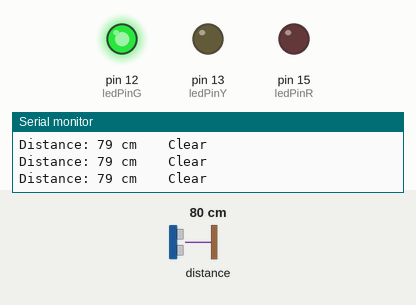
This sketch was run on a simulated Arduino Uno, built with avr-gcc and run on an emulated ATmega328P. Shown: output pins drawn as LEDs (lit = HIGH), the last lines printed to the serial monitor. Wiring (inferred from the names in the program): ultrasonic range finder: trigger pin 2; echo pin 0. Dashed ring = blinking. The test bench sets the inputs (shaded band); at power-on: distance to the obstacle 80 cm. The echo pulse lasts 58.3 µs per cm; pins used as bus, display or sensor lines are not drawn.

Above: at 1.2 s.
1.3 s: distance to the obstacle set to 24 cm
2.8 s: distance to the obstacle set to 20 cm
At 4.1 s:
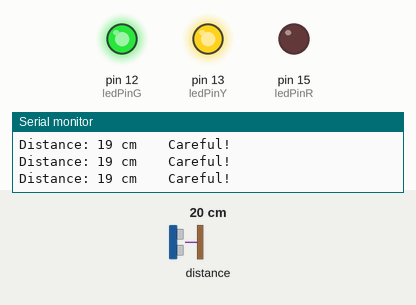
4.5 s: distance to the obstacle set to 13 cm
6.0 s: distance to the obstacle set to 10 cm
At 6.57 s:
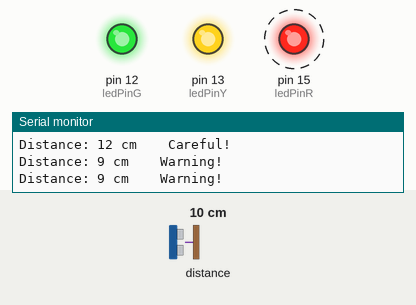
9.0 s: distance to the obstacle set to 18 cm
At 9.5 s:
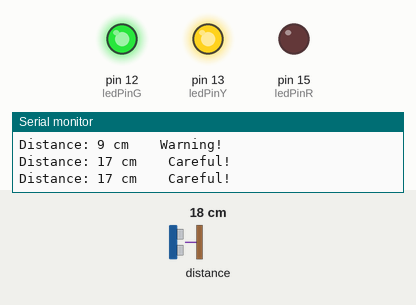
10.5 s: distance to the obstacle set to 2 cm
At 11.01 s:
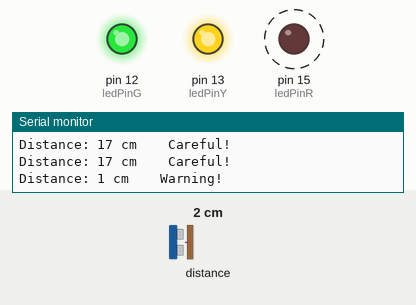
Timing chart, 0 to 14.5 s (numbered marks = the images above; inputs shaded):
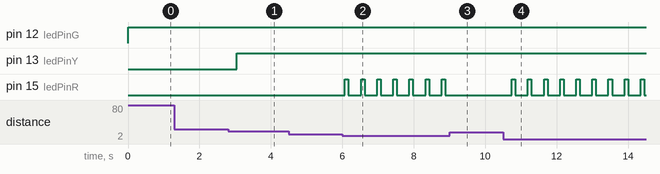

Measured:
- the behaviour switches between 22 and 21 cm on distance to the obstacle (found by bisection; images 0 and 1)
- the behaviour switches between 12 and 11 cm on distance to the obstacle (found by bisection; images 1 and 2)
- after the input at 2.8 s, pin 13 (ledPinY): LOW → HIGH after 0.25 s
- after the input at 6.0 s, pin 15 (ledPinR): alternates HIGH for 0.10 s and LOW for 0.35 s, starting after 0.07 s
- after the input at 9.0 s, pin 15 (ledPinR): stops changing and stays LOW
- after the input at 10.5 s, pin 15 (ledPinR): alternates HIGH for 0.10 s and LOW for 0.35 s, starting after 0.24 s

The sketch:

hcsr04_pir_led.ino
```cpp
/*---------------------KRENOVATOR---------------------
  Smart Home Security

  Demonstrates to aware of the distance using the
  ultrasonic sensor which can be used as security
  whenever a person is cut the line of ultrasonic.
  Add a PIR sensor, as a real motion sensor detection.
  In the case of movement in that area, sensor will
  triggered. Add on LEDs as a triggered output.

  Get the code at github
  https://github.com/MZulsyahmi/smart-home-security.git

  by M.Zulsyahmi @krenovator
  September 2018
 */

//fixed the time delay for 10 secs
#define timeSeconds 10

// Set GPIOs for LED and PIR Motion Sensor
const int pirSensor = 14;      //D5

//GPIO for ultrasonic sensor
int trigPin = 2;    //D4
int echoPin = 0;    //D3

//initialize for LEDs pin
int ledPinR = 15;   //D8
int ledPinY = 13;   //D7
int ledPinG = 12;   //D6

long duration;
long distance;

// Timer: Auxiliary variables
unsigned long now = millis();
unsigned long lastTrigger = 0;
boolean startTimer = false;

// Checks if motion was detected, starts a timer
void detectsMovement() {
  Serial.println("  MOTION DETECTED!");
  startTimer = true;
  lastTrigger = millis();
}

void setup() {
  // Serial port for debugging purpose
  pinMode(trigPin, OUTPUT);   //trigger pin as a receiver
  pinMode(echoPin, INPUT);    //echo pin as a transmitter

  pinMode(ledPinR, OUTPUT);   //led red for the result shows
  pinMode(ledPinY, OUTPUT);   //led yellow for the result shows
  pinMode(ledPinG, OUTPUT);   //led green for the result shows

  Serial.begin(115200);

  // PIR Motion Sensor mode INPUT_PULLUP
  pinMode(pirSensor, INPUT_PULLUP);
  // Set pirSensor pin as interrupt, assign interrupt function and set RISING mode
  attachInterrupt(digitalPinToInterrupt(pirSensor), detectsMovement, RISING);
}

void blinks(){
  digitalWrite(ledPinR, HIGH);
  delay(100);
  digitalWrite(ledPinR, LOW);
  delay(100);
}

void loop() {
  digitalWrite(trigPin, LOW);   //to set the trigger as off
  delayMicroseconds(5);

  digitalWrite(trigPin, HIGH);  //triggers on
  delayMicroseconds(10);

  digitalWrite(trigPin, LOW);   //set back to off

  duration = pulseIn(echoPin, HIGH);  //emits the ultrasonic
  distance = (duration/2)/29.1;       //formula for the distance in ultrasonic in cm

  //for the display in the Serial Monitor
  Serial.print("\nDistance: ");
  Serial.print(distance);
  Serial.print(" cm");

  /*CONDITION TO BE MET*/
  //less than 10cm to give a warning
  if(distance <= 10){
    Serial.print("    Warning!");   //warning will pop up
    blinks();                       //led red will blinking up
    digitalWrite(ledPinY, HIGH);    //led will lights up
  }

  //between 10cm and 20cm to give a clear sign
  else if (distance > 10 && distance <=20){
    Serial.print("    Careful!");   //clear sign pop up
    digitalWrite(ledPinR, LOW);     //led red turns off
    digitalWrite(ledPinY, HIGH);    //led yellow turns ON
  }

  //greater than 20cm to give a clear sign
  else if (distance > 20){
    Serial.print("    Clear");    //clear sign pop up
    digitalWrite(ledPinR, LOW);     //led red turns off
    digitalWrite(ledPinY, LOW);     //led yellow turns off
    digitalWrite(ledPinG, HIGH);    //led green turns ON
  }

  // Current time
  now = millis();
  // After the number of seconds defined in the timeSeconds variable
  if(startTimer && (now - lastTrigger > (timeSeconds*1000))) {
    Serial.println("  Motion stopped");
    startTimer = false;
  }
  delay(250);
}
```
